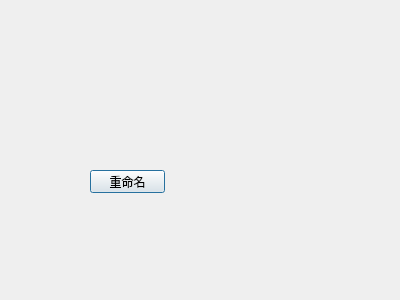
<?xml version="1.0" encoding="UTF-8"?>
<ui version="4.0">
 <class>Dialog</class>
 <widget class="QDialog" name="Dialog">
  <property name="geometry">
   <rect>
    <x>0</x>
    <y>0</y>
    <width>400</width>
    <height>300</height>
   </rect>
  </property>
  <property name="windowTitle">
   <string>Dialog</string>
  </property>
  <widget class="QPushButton" name="pushButton">
   <property name="geometry">
    <rect>
     <x>90</x>
     <y>170</y>
     <width>75</width>
     <height>23</height>
    </rect>
   </property>
   <property name="text">
    <string>重命名</string>
   </property>
  </widget>
 </widget>
 <layoutdefault spacing="6" margin="11"/>
 <resources/>
 <connections/>
</ui>
